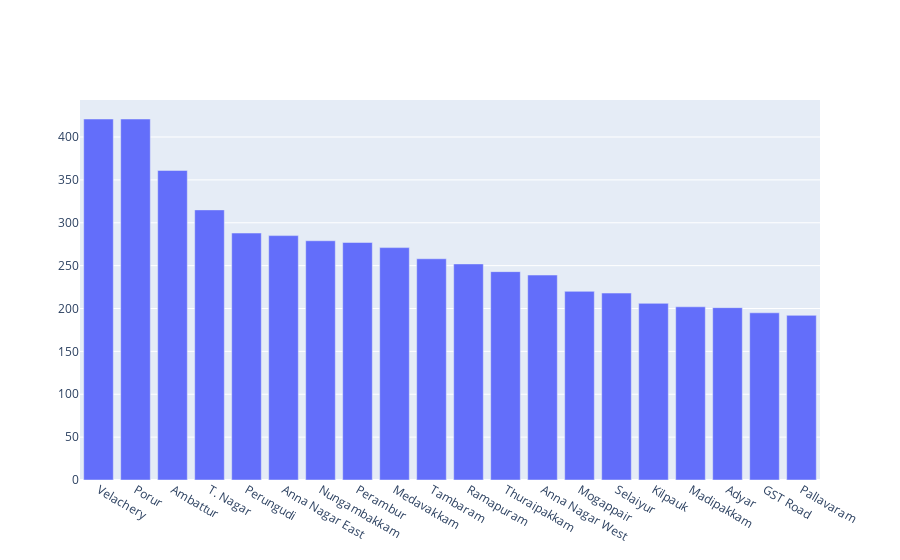

Here is the notebook cell this chart was saved with:
### Code cell
#location wise distribution
fig = go.Figure(data=[go.Bar(
                x = dataset_df['Location_2'].value_counts()[:20].index.tolist(),
                y = dataset_df['Location_2'].value_counts()[:20].values.tolist())])

fig.show()

### Figure 1 — Plotly figure (JSON) as saved in the notebook; plotly's stock layout.template omitted (floating-point values rounded to 4 significant figures)
{"data": [{"type": "bar", "x": ["Velachery", "Porur", "Ambattur", "T. Nagar", "Perungudi", "Anna Nagar East", "Nungambakkam", "Perambur", "Medavakkam", "Tambaram", "Ramapuram", "Thuraipakkam", "Anna Nagar West", "Mogappair", "Selaiyur", "Kilpauk", "Madipakkam", "Adyar", "GST Road", "Pallavaram"], "y": [421, 421, 361, 315, 288, 285, 279, 277, 271, 258, 252, 243, 239, 220, 218, 206, 202, 201, 195, 192]}], "layout": {}}
